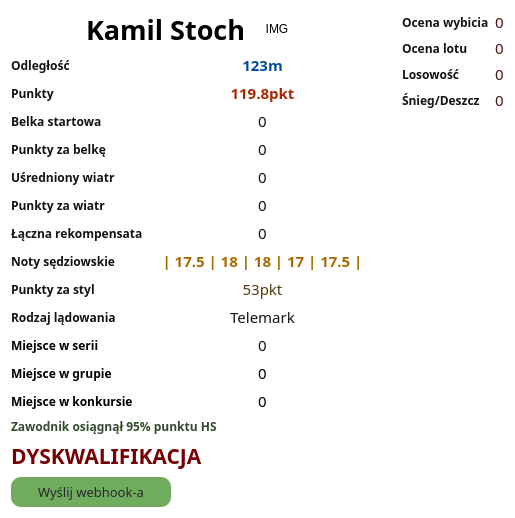
<?xml version="1.0" encoding="UTF-8"?>
<ui version="4.0">
 <class>JumpDataDetailedInfoWindow</class>
 <widget class="QWidget" name="JumpDataDetailedInfoWindow">
  <property name="geometry">
   <rect>
    <x>0</x>
    <y>0</y>
    <width>515</width>
    <height>508</height>
   </rect>
  </property>
  <property name="sizePolicy">
   <sizepolicy hsizetype="Maximum" vsizetype="Maximum">
    <horstretch>0</horstretch>
    <verstretch>0</verstretch>
   </sizepolicy>
  </property>
  <property name="windowTitle">
   <string>Informacje o skoku</string>
  </property>
  <property name="styleSheet">
   <string notr="true">background: transparent;</string>
  </property>
  <layout class="QHBoxLayout" name="horizontalLayout">
   <item>
    <layout class="QVBoxLayout" name="verticalLayout">
     <item>
      <layout class="QHBoxLayout" name="horizontalLayout_jumperInfoTitle">
       <item>
        <spacer name="horizontalSpacer">
         <property name="orientation">
          <enum>Qt::Horizontal</enum>
         </property>
         <property name="sizeHint" stdset="0">
          <size>
           <width>40</width>
           <height>20</height>
          </size>
         </property>
        </spacer>
       </item>
       <item>
        <layout class="QHBoxLayout" name="horizontalLayout_nameSurnameAndFlag">
         <item>
          <widget class="QLabel" name="label_nameAndSurname">
           <property name="font">
            <font>
             <family>Quicksand Medium</family>
             <pointsize>20</pointsize>
             <bold>true</bold>
            </font>
           </property>
           <property name="styleSheet">
            <string notr="true">color: black;</string>
           </property>
           <property name="text">
            <string>Kamil Stoch</string>
           </property>
          </widget>
         </item>
         <item>
          <widget class="QLabel" name="label_flag">
           <property name="minimumSize">
            <size>
             <width>50</width>
             <height>32</height>
            </size>
           </property>
           <property name="maximumSize">
            <size>
             <width>50</width>
             <height>32</height>
            </size>
           </property>
           <property name="text">
            <string>IMG</string>
           </property>
           <property name="alignment">
            <set>Qt::AlignCenter</set>
           </property>
          </widget>
         </item>
        </layout>
       </item>
       <item>
        <spacer name="horizontalSpacer_2">
         <property name="orientation">
          <enum>Qt::Horizontal</enum>
         </property>
         <property name="sizeHint" stdset="0">
          <size>
           <width>40</width>
           <height>20</height>
          </size>
         </property>
        </spacer>
       </item>
      </layout>
     </item>
     <item>
      <spacer name="verticalSpacer_3">
       <property name="orientation">
        <enum>Qt::Vertical</enum>
       </property>
       <property name="sizeType">
        <enum>QSizePolicy::Maximum</enum>
       </property>
       <property name="sizeHint" stdset="0">
        <size>
         <width>20</width>
         <height>5</height>
        </size>
       </property>
      </spacer>
     </item>
     <item>
      <layout class="QFormLayout" name="formLayout_mainInformations">
       <property name="sizeConstraint">
        <enum>QLayout::SetMinimumSize</enum>
       </property>
       <property name="verticalSpacing">
        <number>6</number>
       </property>
       <item row="0" column="0">
        <widget class="QLabel" name="label_distanceTitle">
         <property name="font">
          <font>
           <family>Quicksand</family>
           <pointsize>9</pointsize>
           <bold>true</bold>
          </font>
         </property>
         <property name="styleSheet">
          <string notr="true">color: rgb(20, 20, 20);</string>
         </property>
         <property name="text">
          <string>Odległość</string>
         </property>
        </widget>
       </item>
       <item row="0" column="1">
        <widget class="QLabel" name="label_distance">
         <property name="font">
          <font>
           <family>Quicksand Medium</family>
           <pointsize>11</pointsize>
           <bold>true</bold>
          </font>
         </property>
         <property name="styleSheet">
          <string notr="true">color: rgb(6, 75, 150);</string>
         </property>
         <property name="text">
          <string>123m</string>
         </property>
         <property name="alignment">
          <set>Qt::AlignCenter</set>
         </property>
        </widget>
       </item>
       <item row="1" column="0">
        <widget class="QLabel" name="label_pointsTitle">
         <property name="font">
          <font>
           <family>Quicksand</family>
           <pointsize>9</pointsize>
           <bold>true</bold>
          </font>
         </property>
         <property name="styleSheet">
          <string notr="true">color: rgb(20, 20, 20);</string>
         </property>
         <property name="text">
          <string>Punkty</string>
         </property>
        </widget>
       </item>
       <item row="1" column="1">
        <widget class="QLabel" name="label_points">
         <property name="font">
          <font>
           <family>Quicksand Medium</family>
           <pointsize>11</pointsize>
           <bold>true</bold>
          </font>
         </property>
         <property name="styleSheet">
          <string notr="true">color: rgb(168, 40, 0);</string>
         </property>
         <property name="text">
          <string>119.8pkt</string>
         </property>
         <property name="alignment">
          <set>Qt::AlignCenter</set>
         </property>
        </widget>
       </item>
       <item row="2" column="0">
        <widget class="QLabel" name="label_gateTitle">
         <property name="font">
          <font>
           <family>Quicksand</family>
           <pointsize>9</pointsize>
           <bold>true</bold>
          </font>
         </property>
         <property name="styleSheet">
          <string notr="true">color: rgb(20, 20, 20);</string>
         </property>
         <property name="text">
          <string>Belka startowa</string>
         </property>
        </widget>
       </item>
       <item row="2" column="1">
        <widget class="QLabel" name="label_gate">
         <property name="font">
          <font>
           <family>Quicksand Medium</family>
           <pointsize>11</pointsize>
           <bold>false</bold>
          </font>
         </property>
         <property name="styleSheet">
          <string notr="true">color: rgb(20, 20, 20);</string>
         </property>
         <property name="text">
          <string>0</string>
         </property>
         <property name="alignment">
          <set>Qt::AlignCenter</set>
         </property>
        </widget>
       </item>
       <item row="3" column="0">
        <widget class="QLabel" name="label_gatePointsTitle">
         <property name="font">
          <font>
           <family>Quicksand</family>
           <pointsize>9</pointsize>
           <bold>true</bold>
          </font>
         </property>
         <property name="styleSheet">
          <string notr="true">color: rgb(20, 20, 20);</string>
         </property>
         <property name="text">
          <string>Punkty za belkę</string>
         </property>
        </widget>
       </item>
       <item row="3" column="1">
        <widget class="QLabel" name="label_gatePoints">
         <property name="font">
          <font>
           <family>Quicksand Medium</family>
           <pointsize>11</pointsize>
           <bold>false</bold>
          </font>
         </property>
         <property name="styleSheet">
          <string notr="true">color: rgb(20, 20, 20);</string>
         </property>
         <property name="text">
          <string>0</string>
         </property>
         <property name="alignment">
          <set>Qt::AlignCenter</set>
         </property>
        </widget>
       </item>
       <item row="4" column="0">
        <widget class="QLabel" name="label_averageWindTitle">
         <property name="font">
          <font>
           <family>Quicksand</family>
           <pointsize>9</pointsize>
           <bold>true</bold>
          </font>
         </property>
         <property name="styleSheet">
          <string notr="true">color: rgb(20, 20, 20);</string>
         </property>
         <property name="text">
          <string>Uśredniony wiatr</string>
         </property>
        </widget>
       </item>
       <item row="4" column="1">
        <widget class="QLabel" name="label_averageWind">
         <property name="font">
          <font>
           <family>Quicksand Medium</family>
           <pointsize>11</pointsize>
           <bold>false</bold>
          </font>
         </property>
         <property name="styleSheet">
          <string notr="true">color: rgb(20, 20, 20);</string>
         </property>
         <property name="text">
          <string>0</string>
         </property>
         <property name="alignment">
          <set>Qt::AlignCenter</set>
         </property>
        </widget>
       </item>
       <item row="5" column="0">
        <widget class="QLabel" name="label_windCompensationTitle">
         <property name="font">
          <font>
           <family>Quicksand</family>
           <pointsize>9</pointsize>
           <bold>true</bold>
          </font>
         </property>
         <property name="styleSheet">
          <string notr="true">color: rgb(20, 20, 20);</string>
         </property>
         <property name="text">
          <string>Punkty za wiatr</string>
         </property>
        </widget>
       </item>
       <item row="5" column="1">
        <widget class="QLabel" name="label_windPoints">
         <property name="font">
          <font>
           <family>Quicksand Medium</family>
           <pointsize>11</pointsize>
           <bold>false</bold>
          </font>
         </property>
         <property name="styleSheet">
          <string notr="true">color: rgb(20, 20, 20);</string>
         </property>
         <property name="text">
          <string>0</string>
         </property>
         <property name="alignment">
          <set>Qt::AlignCenter</set>
         </property>
        </widget>
       </item>
       <item row="6" column="0">
        <widget class="QLabel" name="label_totalCompensationTitle">
         <property name="font">
          <font>
           <family>Quicksand</family>
           <pointsize>9</pointsize>
           <bold>true</bold>
          </font>
         </property>
         <property name="styleSheet">
          <string notr="true">color: rgb(20, 20, 20);</string>
         </property>
         <property name="text">
          <string>Łączna rekompensata</string>
         </property>
        </widget>
       </item>
       <item row="6" column="1">
        <widget class="QLabel" name="label_totalCompensation">
         <property name="font">
          <font>
           <family>Quicksand Medium</family>
           <pointsize>11</pointsize>
           <bold>false</bold>
          </font>
         </property>
         <property name="styleSheet">
          <string notr="true">color: rgb(20, 20, 20);</string>
         </property>
         <property name="text">
          <string>0</string>
         </property>
         <property name="alignment">
          <set>Qt::AlignCenter</set>
         </property>
        </widget>
       </item>
       <item row="7" column="0">
        <widget class="QLabel" name="label_judgesTItle">
         <property name="font">
          <font>
           <family>Quicksand</family>
           <pointsize>9</pointsize>
           <bold>true</bold>
          </font>
         </property>
         <property name="styleSheet">
          <string notr="true">color: rgb(20, 20, 20);</string>
         </property>
         <property name="text">
          <string>Noty sędziowskie</string>
         </property>
        </widget>
       </item>
       <item row="7" column="1">
        <widget class="QLabel" name="label_judges">
         <property name="font">
          <font>
           <family>Quicksand Medium</family>
           <pointsize>11</pointsize>
           <bold>true</bold>
          </font>
         </property>
         <property name="styleSheet">
          <string notr="true">color: rgb(168, 105, 0);</string>
         </property>
         <property name="text">
          <string>| 17.5 | 18 | 18 | 17 | 17.5 |</string>
         </property>
         <property name="alignment">
          <set>Qt::AlignCenter</set>
         </property>
        </widget>
       </item>
       <item row="8" column="0">
        <widget class="QLabel" name="label_judgesPointsTitle">
         <property name="font">
          <font>
           <family>Quicksand</family>
           <pointsize>9</pointsize>
           <bold>true</bold>
          </font>
         </property>
         <property name="styleSheet">
          <string notr="true">color: rgb(20, 20, 20);</string>
         </property>
         <property name="text">
          <string>Punkty za styl</string>
         </property>
        </widget>
       </item>
       <item row="8" column="1">
        <widget class="QLabel" name="label_judgesPoints">
         <property name="font">
          <font>
           <family>Quicksand Medium</family>
           <pointsize>11</pointsize>
          </font>
         </property>
         <property name="styleSheet">
          <string notr="true">color: rgb(80, 58, 10);</string>
         </property>
         <property name="text">
          <string>53pkt</string>
         </property>
         <property name="alignment">
          <set>Qt::AlignCenter</set>
         </property>
        </widget>
       </item>
       <item row="9" column="0">
        <widget class="QLabel" name="label_landingTypeTitle">
         <property name="font">
          <font>
           <family>Quicksand</family>
           <pointsize>9</pointsize>
           <bold>true</bold>
          </font>
         </property>
         <property name="styleSheet">
          <string notr="true">color: rgb(20, 20, 20);</string>
         </property>
         <property name="text">
          <string>Rodzaj lądowania</string>
         </property>
        </widget>
       </item>
       <item row="9" column="1">
        <widget class="QLabel" name="label_landingType">
         <property name="font">
          <font>
           <family>Quicksand Medium</family>
           <pointsize>11</pointsize>
           <bold>false</bold>
          </font>
         </property>
         <property name="styleSheet">
          <string notr="true">color: rgb(20, 20, 20);</string>
         </property>
         <property name="text">
          <string>Telemark</string>
         </property>
         <property name="alignment">
          <set>Qt::AlignCenter</set>
         </property>
        </widget>
       </item>
       <item row="10" column="0">
        <widget class="QLabel" name="label_positionInRoundTitle">
         <property name="font">
          <font>
           <family>Quicksand</family>
           <bold>true</bold>
          </font>
         </property>
         <property name="styleSheet">
          <string notr="true">color: black;</string>
         </property>
         <property name="text">
          <string>Miejsce w serii</string>
         </property>
        </widget>
       </item>
       <item row="10" column="1">
        <widget class="QLabel" name="label_positionInRound">
         <property name="font">
          <font>
           <family>Quicksand Medium</family>
           <pointsize>11</pointsize>
           <bold>false</bold>
          </font>
         </property>
         <property name="styleSheet">
          <string notr="true">color: rgb(20, 20, 20);</string>
         </property>
         <property name="text">
          <string>0</string>
         </property>
         <property name="alignment">
          <set>Qt::AlignCenter</set>
         </property>
        </widget>
       </item>
       <item row="11" column="0">
        <widget class="QLabel" name="label_positionInGroupTitle">
         <property name="font">
          <font>
           <family>Quicksand</family>
           <bold>true</bold>
          </font>
         </property>
         <property name="styleSheet">
          <string notr="true">color: black;</string>
         </property>
         <property name="text">
          <string>Miejsce w grupie</string>
         </property>
        </widget>
       </item>
       <item row="11" column="1">
        <widget class="QLabel" name="label_positionInGroup">
         <property name="font">
          <font>
           <family>Quicksand Medium</family>
           <pointsize>11</pointsize>
          </font>
         </property>
         <property name="styleSheet">
          <string notr="true">color :black;</string>
         </property>
         <property name="text">
          <string>0</string>
         </property>
         <property name="alignment">
          <set>Qt::AlignCenter</set>
         </property>
        </widget>
       </item>
       <item row="12" column="0">
        <widget class="QLabel" name="label_positionInCompetitionTitle">
         <property name="font">
          <font>
           <family>Quicksand</family>
           <bold>true</bold>
          </font>
         </property>
         <property name="styleSheet">
          <string notr="true">color: black;</string>
         </property>
         <property name="text">
          <string>Miejsce w konkursie</string>
         </property>
        </widget>
       </item>
       <item row="12" column="1">
        <widget class="QLabel" name="label_positionInCompetition">
         <property name="font">
          <font>
           <family>Quicksand Medium</family>
           <pointsize>11</pointsize>
          </font>
         </property>
         <property name="styleSheet">
          <string notr="true">color: black;</string>
         </property>
         <property name="text">
          <string>0</string>
         </property>
         <property name="alignment">
          <set>Qt::AlignCenter</set>
         </property>
        </widget>
       </item>
      </layout>
     </item>
     <item>
      <widget class="QLabel" name="label_beats95HSPercents">
       <property name="font">
        <font>
         <family>Quicksand Medium</family>
         <bold>true</bold>
        </font>
       </property>
       <property name="styleSheet">
        <string notr="true">color: rgb(49, 76, 44);</string>
       </property>
       <property name="text">
        <string>Zawodnik osiągnął 95% punktu HS</string>
       </property>
      </widget>
     </item>
     <item>
      <widget class="QLabel" name="label_DSQ">
       <property name="font">
        <font>
         <family>Quicksand</family>
         <pointsize>16</pointsize>
         <bold>true</bold>
        </font>
       </property>
       <property name="styleSheet">
        <string notr="true">color: rgb(116, 0, 2);</string>
       </property>
       <property name="text">
        <string>DYSKWALIFIKACJA</string>
       </property>
      </widget>
     </item>
     <item>
      <layout class="QVBoxLayout" name="verticalLayout_windsInfo">
       <property name="spacing">
        <number>2</number>
       </property>
      </layout>
     </item>
     <item>
      <spacer name="verticalSpacer">
       <property name="orientation">
        <enum>Qt::Vertical</enum>
       </property>
       <property name="sizeHint" stdset="0">
        <size>
         <width>20</width>
         <height>40</height>
        </size>
       </property>
      </spacer>
     </item>
     <item>
      <widget class="QPushButton" name="pushButton">
           <property name="visible"><bool>false</bool></property>
       <property name="minimumSize">
        <size>
         <width>160</width>
         <height>30</height>
        </size>
       </property>
       <property name="maximumSize">
        <size>
         <width>160</width>
         <height>30</height>
        </size>
       </property>
       <property name="font">
        <font>
         <family>Quicksand Medium</family>
         <pointsize>10</pointsize>
        </font>
       </property>
       <property name="styleSheet">
        <string notr="true">QPushButton{
background-color: rgb(111, 172, 94);
color: rgb(40, 40, 40);
border-radius: 10px;
}
QPushButton:hover{
background-color: rgb(81, 142, 64);
}</string>
       </property>
       <property name="text">
        <string>Wyślij webhook-a</string>
       </property>
      </widget>
     </item>
    </layout>
   </item>
   <item>
    <spacer name="horizontalSpacer_3">
     <property name="orientation">
      <enum>Qt::Horizontal</enum>
     </property>
     <property name="sizeType">
      <enum>QSizePolicy::Maximum</enum>
     </property>
     <property name="sizeHint" stdset="0">
      <size>
       <width>20</width>
       <height>20</height>
      </size>
     </property>
    </spacer>
   </item>
   <item>
    <layout class="QVBoxLayout" name="verticalLayout_others">
     <item>
      <layout class="QFormLayout" name="formLayout_simulationRating">
       <property name="verticalSpacing">
        <number>4</number>
       </property>
       <item row="0" column="0">
        <widget class="QLabel" name="label_takeoffRatingTitle">
         <property name="font">
          <font>
           <family>Quicksand</family>
           <pointsize>9</pointsize>
           <bold>true</bold>
          </font>
         </property>
         <property name="styleSheet">
          <string>color: rgb(20, 20, 20);</string>
         </property>
         <property name="text">
          <string>Ocena wybicia</string>
         </property>
        </widget>
       </item>
       <item row="2" column="0">
        <widget class="QLabel" name="label_randomTitle">
         <property name="font">
          <font>
           <family>Quicksand</family>
           <pointsize>9</pointsize>
           <bold>true</bold>
          </font>
         </property>
         <property name="styleSheet">
          <string>color: rgb(20, 20, 20);</string>
         </property>
         <property name="text">
          <string>Losowość</string>
         </property>
        </widget>
       </item>
       <item row="1" column="0">
        <widget class="QLabel" name="label_flightRatingTitle">
         <property name="font">
          <font>
           <family>Quicksand</family>
           <pointsize>9</pointsize>
           <bold>true</bold>
          </font>
         </property>
         <property name="styleSheet">
          <string>color: rgb(20, 20, 20);</string>
         </property>
         <property name="text">
          <string>Ocena lotu</string>
         </property>
        </widget>
       </item>
       <item row="0" column="1">
        <widget class="QLabel" name="label_takeoffRating">
         <property name="font">
          <font>
           <family>Quicksand Medium</family>
           <pointsize>11</pointsize>
           <bold>false</bold>
          </font>
         </property>
         <property name="styleSheet">
          <string notr="true">color: rgb(80, 17, 17);</string>
         </property>
         <property name="text">
          <string>0</string>
         </property>
         <property name="alignment">
          <set>Qt::AlignCenter</set>
         </property>
        </widget>
       </item>
       <item row="1" column="1">
        <widget class="QLabel" name="label_flightRating">
         <property name="font">
          <font>
           <family>Quicksand Medium</family>
           <pointsize>11</pointsize>
           <bold>false</bold>
          </font>
         </property>
         <property name="styleSheet">
          <string notr="true">color: rgb(80, 17, 17);</string>
         </property>
         <property name="text">
          <string>0</string>
         </property>
         <property name="alignment">
          <set>Qt::AlignCenter</set>
         </property>
        </widget>
       </item>
       <item row="2" column="1">
        <widget class="QLabel" name="label_random">
         <property name="font">
          <font>
           <family>Quicksand Medium</family>
           <pointsize>11</pointsize>
           <bold>false</bold>
          </font>
         </property>
         <property name="styleSheet">
          <string notr="true">color: rgb(80, 17, 17);</string>
         </property>
         <property name="text">
          <string>0</string>
         </property>
         <property name="alignment">
          <set>Qt::AlignCenter</set>
         </property>
        </widget>
       </item>
       <item row="3" column="0">
        <widget class="QLabel" name="label_snowRainTitle">
         <property name="font">
          <font>
           <family>Quicksand</family>
           <pointsize>9</pointsize>
           <bold>true</bold>
          </font>
         </property>
         <property name="styleSheet">
          <string>color: rgb(20, 20, 20);</string>
         </property>
         <property name="text">
          <string>Śnieg/Deszcz</string>
         </property>
        </widget>
       </item>
       <item row="3" column="1">
        <widget class="QLabel" name="label_snowRain">
         <property name="font">
          <font>
           <family>Quicksand Medium</family>
           <pointsize>11</pointsize>
           <bold>false</bold>
          </font>
         </property>
         <property name="styleSheet">
          <string notr="true">color: rgb(80, 17, 17);</string>
         </property>
         <property name="text">
          <string>0</string>
         </property>
         <property name="alignment">
          <set>Qt::AlignCenter</set>
         </property>
        </widget>
       </item>
      </layout>
     </item>
     <item>
      <spacer name="verticalSpacer_2">
       <property name="orientation">
        <enum>Qt::Vertical</enum>
       </property>
       <property name="sizeHint" stdset="0">
        <size>
         <width>20</width>
         <height>40</height>
        </size>
       </property>
      </spacer>
     </item>
    </layout>
   </item>
  </layout>
 </widget>
 <resources/>
 <connections/>
</ui>
